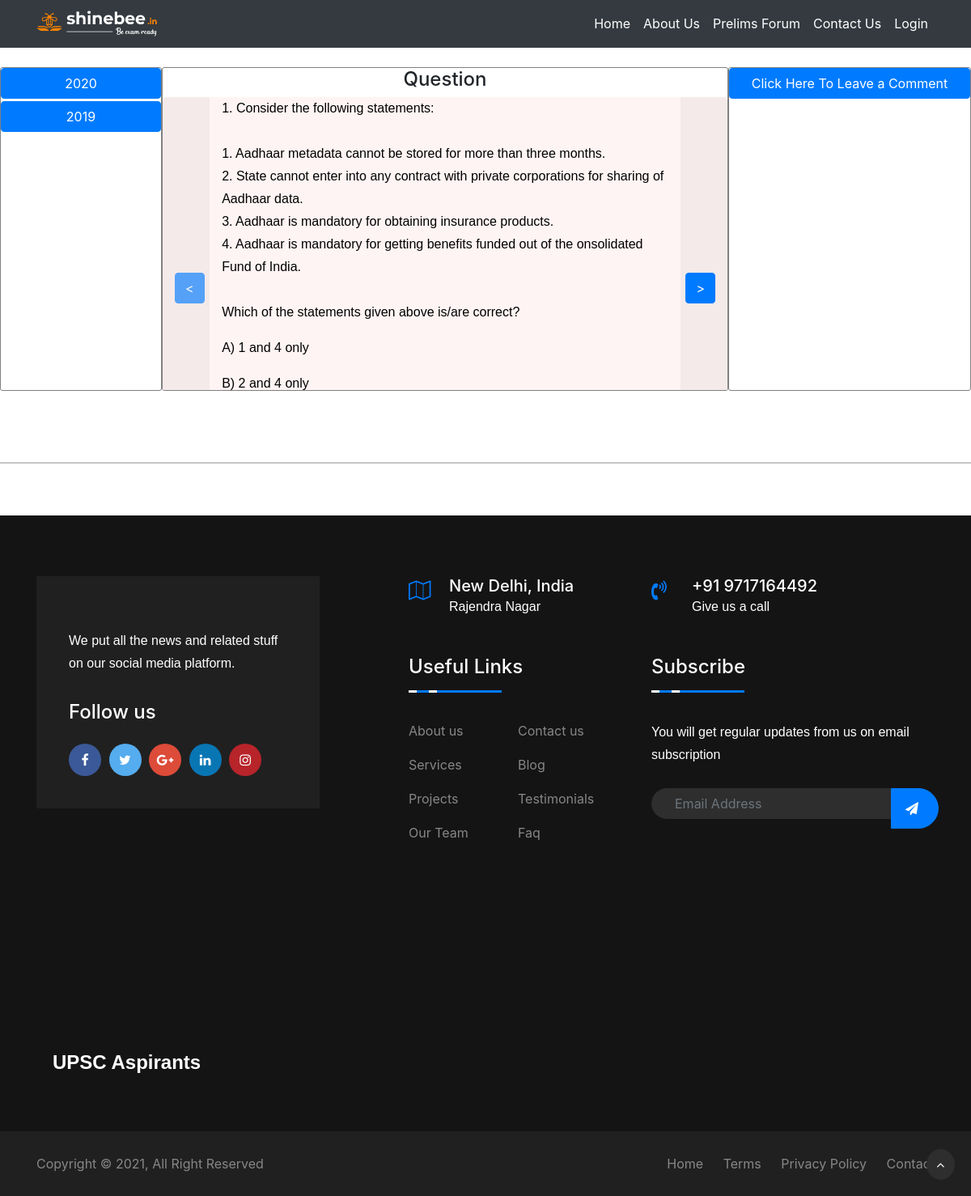
Screenshot of /pt_yearwise.php with the database file from the repository.
### tables this page shows
CREATE TABLE `prelims_question_number` (
  `id` int(12) NOT NULL,
  `question_type` varchar(50) NOT NULL,
  `year` int(12) NOT NULL,
  `number_of_question` int(12) NOT NULL
);

CREATE TABLE `prelims_questions` (
  `id` int(12) NOT NULL,
  `question` text NOT NULL,
  `option1` text NOT NULL,
  `option2` text NOT NULL,
  `option3` text NOT NULL,
  `option4` text NOT NULL,
  `correct_option` text NOT NULL,
  `answer_description` text NOT NULL,
  `year` text NOT NULL,
  `question_number` int(12) NOT NULL,
  `tags` text NOT NULL,
  `topic` text NOT NULL,
  `question_type` text NOT NULL,
  `status` varchar(12) NOT NULL,
  `source` text NOT NULL,
  `level` int(12) NOT NULL,
  `knowledge_needed` text NOT NULL,
  `trick_needed` text NOT NULL,
  `current_static` varchar(100) NOT NULL,
  `reference` text NOT NULL,
  `observation` text NOT NULL
);

### pt_yearwise.php (the view, shortened to what this page needs)
<?php session_start();
include 'database.php';
        $sql = "select * from prelims_questions order by year desc, question_number asc limit 1";
        $result = mysqli_query($connection, $sql);
        while ($row = mysqli_fetch_assoc($result))
        {
            $question = $row['question'];
            $option1 = $row['option1'];
            $option2 = $row['option2'];
            $question_year = $row['year'];
			$question_number = $row['question_number'];
            $tags = $row['tags'];
        }
		$user_next_question_sql = "select * from prelims_questions_answer where year='$question_year' and user_id='$user' and question_number=$question_number";
		$user_result_next_question_sql = mysqli_query($connection, $user_next_question_sql);
		$user_row_result_next_question_sql = mysqli_num_rows($user_result_next_question_sql);
		$tags_present = "";
		if ($user_row_result_next_question_sql>0)
		{
			while ($user_row_result = mysqli_fetch_assoc($user_result_next_question_sql))
			{
				$tags_present = $user_row_result['tags'];
			}
		}
?>
<!DOCTYPE html>
<html lang="en">
    <head>
        <link href="css/styles.css" rel="stylesheet" />
		<link href="css/footer.css" rel="stylesheet" />
		<link rel="stylesheet" href="https://stackpath.bootstrapcdn.com/bootstrap/4.5.0/css/bootstrap.min.css">
		<link rel="stylesheet" href="https://maxcdn.bootstrapcdn.com/font-awesome/4.7.0/css/font-awesome.min.css">
    </head>
    <body>
			<?php include 'topheader.php'; ?>
				<br/>
                <div class="container-fluid">
                    <div class="row">
						<div class="col-sm-2" style="border: 1px solid grey; height: 400px; overflow: scroll; border-radius:3px">
							<?php
								$sql_year = "select * from prelims_question_number order by year desc";
								$result_year = mysqli_query($connection, $sql_year);
								while ($row_year = mysqli_fetch_assoc($result_year))
								{
									$year = $row_year['year'];
									$tag = "#year".$year;
									$tag2 = "year".$year;
									echo '<div class="row" style="margin-bottom:3px">';
									echo '<button class="btn btn-primary" type="button" data-toggle="collapse" data-target="'.$tag.'" aria-expanded="true" aria-controls="'.$tag2.'">'.$year.'</button>';
									echo '</div>';
								}
							?>
						</div>
						<div class="col-sm-7" style="border: 1px solid grey; height: 400px; overflow: scroll; border-radius:3px">
						<h4 style="text-align:center">Question</h4>
							<div class="row" style="background-color: #f5eaea; border-radius:5px;">
							<div class="col-sm-1 my-auto">
								<button type="button" class="btn btn-primary float-left" name="Previous" value="Previous" id="previousButton" <?php echo "disabled"; ?> ><</button>
							</div>
							<div class="col-sm-10" style="background-color: #fff4f4">
							<p id="question" style="color:black"><?php echo $question_number.". ".$question."<br/>"; ?></p>
							<p id="option1" style="color:black"><?php echo "A) ".$option1; ?></p>
							<p id="option2" style="color:black"><?php echo "B) ".$option2; ?></p>
							</div>
							<div class="col-sm-1 my-auto">
								<button type="button" class="btn btn-primary float-right" name="Next" value="Next" id="nextButton">></button>
							</div>
							</div>
							<br/>
							<br/>
							<br/>
							<br/>
							Tags: <span id="internal_tags"><?php echo $tags ; ?></span> <input class="form-control" id="tags_value" <?php echo 'value="'.$tags_present.'"' ; ?> type="text"/><br/>
						</div>
						<div class="col-sm-3" style="border: 1px solid grey; height: 400px; overflow: scroll; border-radius:3px">
							<div class="row" style="margin-bottom:3px">
							<button class="btn btn-primary" type="button" data-toggle="collapse" data-target="#thinking" aria-expanded="true" aria-controls="thinking">Click Here To Leave a Comment </button>
								<br/>
							<div id="ucomment">
							</div>
							</div>
						</div>
					</div>
					<br/>
                </div>
		<br/>
		<br/>
		<hr>
		<br/>
		<br/>
    </body>
</html>

### pt_yearwise.php (style rules this page uses)
#ucomment { padding-bottom: 10px; }

### rows the page displays
prelims_question_number: year "2020"
prelims_question_number: year "2019"
prelims_questions: question_number "1", question "Consider the following statements: 1. Aadhaar metadata cannot be stored for more than three months. 2. State cannot enter into any contract with private corporations for sharing of Aadhaar data. 3. Aadhaar is mandatory for obtaining insurance products. 4. Aadhaar is mandatory for getting benefits funded out of the onsolidated Fund of India. Which of the statements given above is/are correct?", option1 "1 and 4 only", option2 "2 and 4 only"
